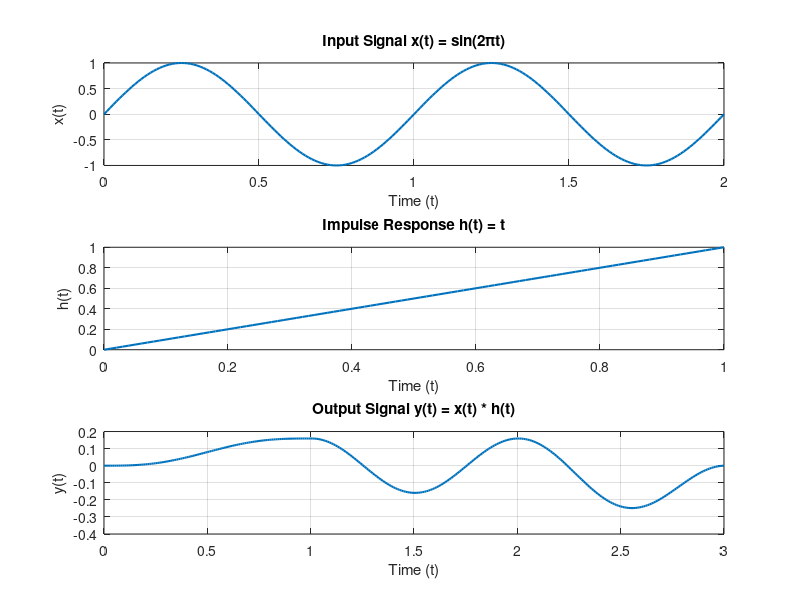

Here is the MATLAB script that generated this plot:
% Define time ranges
t_x = 0:0.01:2;   % Time range for x(t)
t_h = 0:0.01:1;   % Time range for h(t)

% (a) Define x(t) and h(t) as functions
x = @(t) sin(2 * pi * t) .* (t >= 0 & t <= 2);  % x(t) = sin(2πt) for 0 ≤ t ≤ 2
h = @(t) t .* (t >= 0 & t <= 1);                % h(t) = t for 0 ≤ t ≤ 1

% Evaluate x(t) and h(t) over their respective time ranges
xt = x(t_x);
ht = h(t_h);

% (b) Compute the convolution y(t) = x(t) * h(t)
y = conv(xt, ht, 'full') * 0.01;  % Scale by 0.01 due to time step

% Define time vector for y(t) based on the convolution result
t_y = linspace(t_x(1) + t_h(1), t_x(end) + t_h(end), length(y));

% (c) Plot the original signals x(t) and h(t), and the output y(t)
figure;

% Plot x(t)
subplot(3, 1, 1);
plot(t_x, xt, 'LineWidth', 1.5);
title('Input Signal x(t) = sin(2πt)');
xlabel('Time (t)');
ylabel('x(t)');
grid on;

% Plot h(t)
subplot(3, 1, 2);
plot(t_h, ht, 'LineWidth', 1.5);
title('Impulse Response h(t) = t');
xlabel('Time (t)');
ylabel('h(t)');
grid on;

% Plot y(t) = x(t) * h(t)
subplot(3, 1, 3);
plot(t_y, y, 'LineWidth', 1.5);
title('Output Signal y(t) = x(t) * h(t)');
xlabel('Time (t)');
ylabel('y(t)');
grid on;

